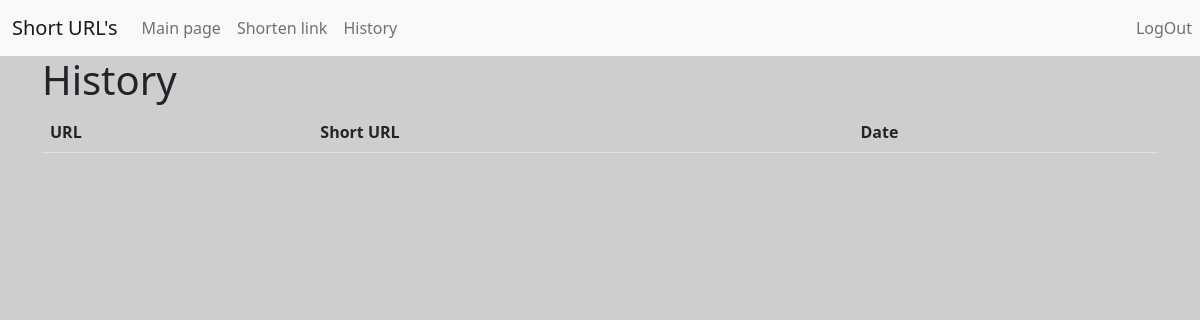
/history/ (signed in), run on an earlier commit of the app's database.
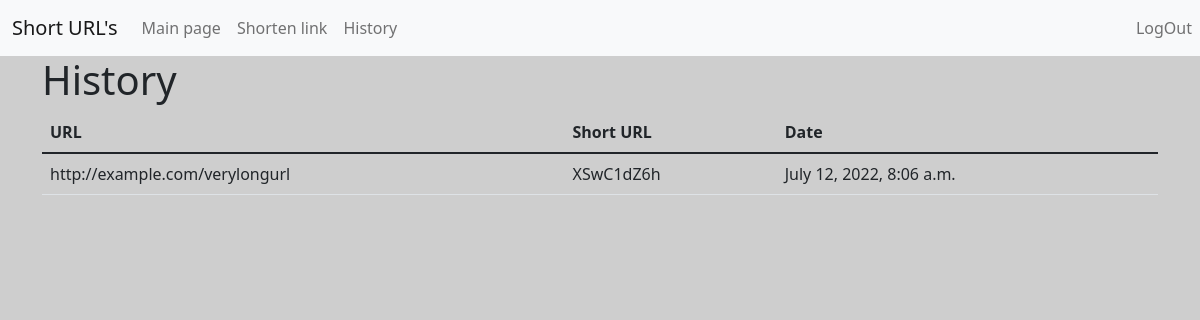
And on a later commit of the database.
### shorturl/models.py (models this page shows, shortened)
class Urls(models.Model):
    user = models.ForeignKey(
        settings.AUTH_USER_MODEL, on_delete=models.CASCADE, related_name='urls', verbose_name="creator", default=''
    )
    url = models.CharField(max_length=300, verbose_name='URL')
    short = models.CharField(max_length=200, verbose_name='short')
    created_at = models.DateTimeField(auto_now=True)

### shorturl/views.py (the view)
# urls.py: path('history/', history_list, name='history')
def history_list(request):
    if request.user.is_authenticated:
        url = Urls.objects.filter(user=request.user)
        return render(request, "main/history.html", {"url": url})
    else:
        return redirect('/login/', )

### templates/main/history.html (shortened to what this page needs)
{% extends "base.html" %}
{% load i18n static crispy_forms_filters%}
{% load static %}
{% block content %}
    <h1>History</h1>
    <table class="table">
        <thead>
        <tr>
            <th>URL</th>
            <th>Short URL</th>
            <th>Date</th>
        </tr>
        </thead>
        <tbody>
        {% for item in url %}
                <tr>
                    <td>{{ item.url }}</td>
                    <td>{{ item.short }}</td>
                    <td>{{ item.created_at }}</td>
                </tr>
        {% endfor %}
          </tbody>
    </table>
{% endblock %}

What changed in the data, as far as the page shows it:
added Urls: url "http://example.com/verylongurl", short "XSwC1dZ6h", created_at "July 12, 2022, 8:06 a.m."
